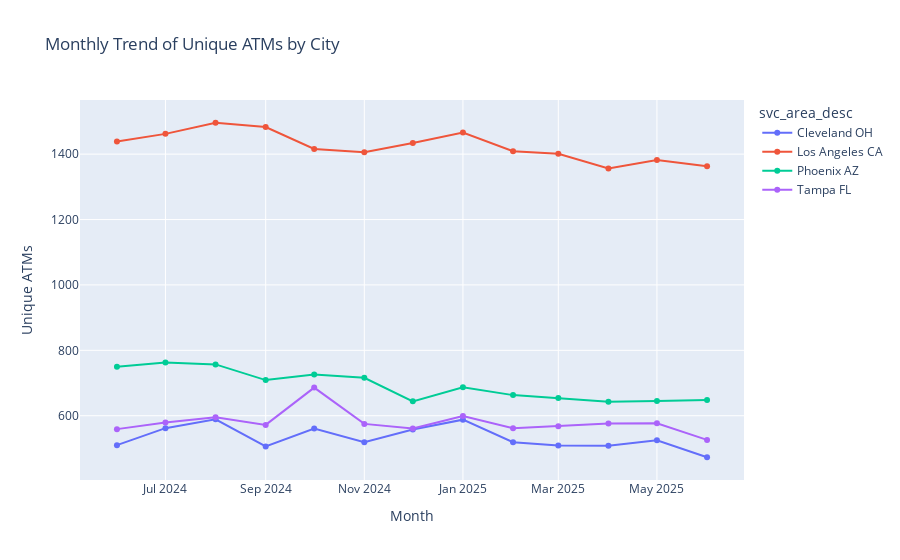
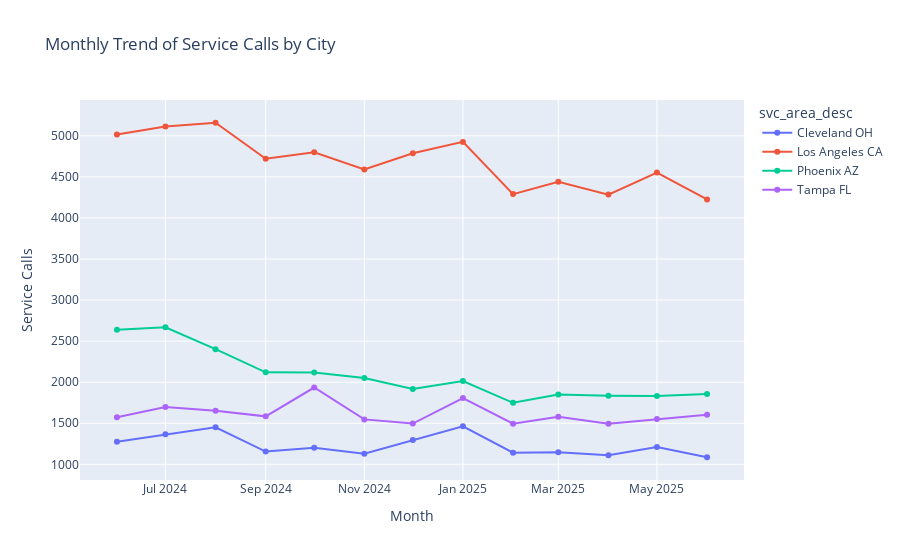
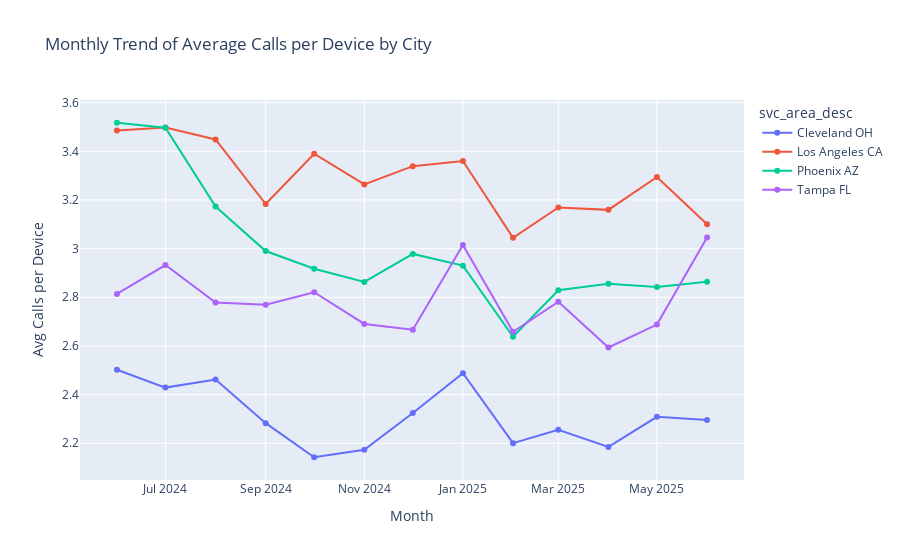

Notebook code cell kept with these figures, in order:
### Code cell
import plotly.express as px

# Step 2: Base cleaned DataFrame
df = sr_data[['sr_nbr', 'final_item_serial_nbr', 'svc_area_desc', 'closed_month']].dropna()

# Step 3: Device-level aggregation per month and city
device_level_monthly = (
    df.groupby(['svc_area_desc', 'closed_month', 'final_item_serial_nbr'])
    .agg(service_calls=('sr_nbr', 'count'))
    .reset_index()
)

device_level_monthly['calls_per_device'] = device_level_monthly['service_calls']

# Step 4a: Monthly Unique ATMs
monthly_atms = (
    df.groupby(['svc_area_desc', 'closed_month'])['final_item_serial_nbr']
    .nunique()
    .reset_index(name='unique_atms')
)

# Step 4b: Monthly Service Calls
monthly_calls = (
    df.groupby(['svc_area_desc', 'closed_month'])['sr_nbr']
    .nunique()
    .reset_index(name='service_calls')
)

# Step 4c: Monthly Average Calls per Device
monthly_avg = (
    device_level_monthly
    .groupby(['svc_area_desc', 'closed_month'])['calls_per_device']
    .mean()
    .reset_index(name='calls_per_device_avg')
)


# ----------------------
# Plot 1: Unique ATMs
fig_atms = px.line(
    monthly_atms,
    x='closed_month',
    y='unique_atms',
    color='svc_area_desc',
    markers=True,
    title='Monthly Trend of Unique ATMs by City'
)
fig_atms.update_layout(xaxis_title='Month', yaxis_title='Unique ATMs')
fig_atms.show()

# ----------------------
# Plot 2: Service Calls
fig_calls = px.line(
    monthly_calls,
    x='closed_month',
    y='service_calls',
    color='svc_area_desc',
    markers=True,
    title='Monthly Trend of Service Calls by City'
)
fig_calls.update_layout(xaxis_title='Month', yaxis_title='Service Calls')
fig_calls.show()

# ----------------------
# Plot 3: Average Calls per Device
fig_avg = px.line(
    monthly_avg,
    x='closed_month',
    y='calls_per_device_avg',
    color='svc_area_desc',
    markers=True,
    title='Monthly Trend of Average Calls per Device by City'
)
fig_avg.update_layout(xaxis_title='Month', yaxis_title='Avg Calls per Device')
fig_avg.show()

### Figure 1 — Plotly figure (JSON) as saved in the notebook; plotly's stock layout.template omitted (floating-point values rounded to 4 significant figures)
{"data": [{"hovertemplate": "svc_area_desc=Cleveland OH<br>closed_month=%{x}<br>unique_atms=%{y}<extra></extra>", "legendgroup": "Cleveland OH", "line": {"color": "#636efa", "dash": "solid"}, "marker": {"symbol": "circle"}, "mode": "lines+markers", "name": "Cleveland OH", "orientation": "v", "showlegend": true, "type": "scatter", "x": ["2024-06", "2024-07", "2024-08", "2024-09", "2024-10", "2024-11", "2024-12", "2025-01", "2025-02", "2025-03", "2025-04", "2025-05", "2025-06"], "xaxis": "x", "y": [510, 562, 589, 506, 561, 519, 558, 588, 519, 509, 508, 525, 473], "yaxis": "y"}, {"hovertemplate": "svc_area_desc=Los Angeles CA<br>closed_month=%{x}<br>unique_atms=%{y}<extra></extra>", "legendgroup": "Los Angeles CA", "line": {"color": "#EF553B", "dash": "solid"}, "marker": {"symbol": "circle"}, "mode": "lines+markers", "name": "Los Angeles CA", "orientation": "v", "showlegend": true, "type": "scatter", "x": ["2024-06", "2024-07", "2024-08", "2024-09", "2024-10", "2024-11", "2024-12", "2025-01", "2025-02", "2025-03", "2025-04", "2025-05", "2025-06"], "xaxis": "x", "y": [1439, 1462, 1496, 1483, 1416, 1406, 1434, 1466, 1409, 1401, 1356, 1382, 1363], "yaxis": "y"}, {"hovertemplate": "svc_area_desc=Phoenix AZ<br>closed_month=%{x}<br>unique_atms=%{y}<extra></extra>", "legendgroup": "Phoenix AZ", "line": {"color": "#00cc96", "dash": "solid"}, "marker": {"symbol": "circle"}, "mode": "lines+markers", "name": "Phoenix AZ", "orientation": "v", "showlegend": true, "type": "scatter", "x": ["2024-06", "2024-07", "2024-08", "2024-09", "2024-10", "2024-11", "2024-12", "2025-01", "2025-02", "2025-03", "2025-04", "2025-05", "2025-06"], "xaxis": "x", "y": [750, 763, 757, 709, 726, 716, 644, 687, 663, 654, 643, 645, 648], "yaxis": "y"}, {"hovertemplate": "svc_area_desc=Tampa FL<br>closed_month=%{x}<br>unique_atms=%{y}<extra></extra>", "legendgroup": "Tampa FL", "line": {"color": "#ab63fa", "dash": "solid"}, "marker": {"symbol": "circle"}, "mode": "lines+markers", "name": "Tampa FL", "orientation": "v", "showlegend": true, "type": "scatter", "x": ["2024-06", "2024-07", "2024-08", "2024-09", "2024-10", "2024-11", "2024-12", "2025-01", "2025-02", "2025-03", "2025-04", "2025-05", "2025-06"], "xaxis": "x", "y": [559, 579, 595, 572, 686, 575, 561, 599, 562, 568, 576, 577, 526], "yaxis": "y"}], "layout": {"legend": {"title": {"text": "svc_area_desc"}, "tracegroupgap": 0}, "title": {"text": "Monthly Trend of Unique ATMs by City"}, "xaxis": {"anchor": "y", "domain": [0, 1], "title": {"text": "Month"}}, "yaxis": {"anchor": "x", "domain": [0, 1], "title": {"text": "Unique ATMs"}}}}

### Figure 2 — Plotly figure (JSON) as saved in the notebook; plotly's stock layout.template omitted (floating-point values rounded to 4 significant figures)
{"data": [{"hovertemplate": "svc_area_desc=Cleveland OH<br>closed_month=%{x}<br>service_calls=%{y}<extra></extra>", "legendgroup": "Cleveland OH", "line": {"color": "#636efa", "dash": "solid"}, "marker": {"symbol": "circle"}, "mode": "lines+markers", "name": "Cleveland OH", "orientation": "v", "showlegend": true, "type": "scatter", "x": ["2024-06", "2024-07", "2024-08", "2024-09", "2024-10", "2024-11", "2024-12", "2025-01", "2025-02", "2025-03", "2025-04", "2025-05", "2025-06"], "xaxis": "x", "y": [1276, 1365, 1450, 1155, 1202, 1128, 1297, 1463, 1142, 1148, 1110, 1212, 1086], "yaxis": "y"}, {"hovertemplate": "svc_area_desc=Los Angeles CA<br>closed_month=%{x}<br>service_calls=%{y}<extra></extra>", "legendgroup": "Los Angeles CA", "line": {"color": "#EF553B", "dash": "solid"}, "marker": {"symbol": "circle"}, "mode": "lines+markers", "name": "Los Angeles CA", "orientation": "v", "showlegend": true, "type": "scatter", "x": ["2024-06", "2024-07", "2024-08", "2024-09", "2024-10", "2024-11", "2024-12", "2025-01", "2025-02", "2025-03", "2025-04", "2025-05", "2025-06"], "xaxis": "x", "y": [5015, 5114, 5159, 4721, 4800, 4589, 4788, 4926, 4290, 4440, 4284, 4553, 4225], "yaxis": "y"}, {"hovertemplate": "svc_area_desc=Phoenix AZ<br>closed_month=%{x}<br>service_calls=%{y}<extra></extra>", "legendgroup": "Phoenix AZ", "line": {"color": "#00cc96", "dash": "solid"}, "marker": {"symbol": "circle"}, "mode": "lines+markers", "name": "Phoenix AZ", "orientation": "v", "showlegend": true, "type": "scatter", "x": ["2024-06", "2024-07", "2024-08", "2024-09", "2024-10", "2024-11", "2024-12", "2025-01", "2025-02", "2025-03", "2025-04", "2025-05", "2025-06"], "xaxis": "x", "y": [2638, 2668, 2402, 2120, 2118, 2050, 1918, 2013, 1749, 1850, 1836, 1833, 1856], "yaxis": "y"}, {"hovertemplate": "svc_area_desc=Tampa FL<br>closed_month=%{x}<br>service_calls=%{y}<extra></extra>", "legendgroup": "Tampa FL", "line": {"color": "#ab63fa", "dash": "solid"}, "marker": {"symbol": "circle"}, "mode": "lines+markers", "name": "Tampa FL", "orientation": "v", "showlegend": true, "type": "scatter", "x": ["2024-06", "2024-07", "2024-08", "2024-09", "2024-10", "2024-11", "2024-12", "2025-01", "2025-02", "2025-03", "2025-04", "2025-05", "2025-06"], "xaxis": "x", "y": [1573, 1698, 1653, 1584, 1935, 1547, 1496, 1806, 1494, 1580, 1494, 1551, 1602], "yaxis": "y"}], "layout": {"legend": {"title": {"text": "svc_area_desc"}, "tracegroupgap": 0}, "title": {"text": "Monthly Trend of Service Calls by City"}, "xaxis": {"anchor": "y", "domain": [0, 1], "title": {"text": "Month"}}, "yaxis": {"anchor": "x", "domain": [0, 1], "title": {"text": "Service Calls"}}}}

### Figure 3 — Plotly figure (JSON) as saved in the notebook; plotly's stock layout.template omitted (floating-point values rounded to 4 significant figures)
{"data": [{"hovertemplate": "svc_area_desc=Cleveland OH<br>closed_month=%{x}<br>calls_per_device_avg=%{y}<extra></extra>", "legendgroup": "Cleveland OH", "line": {"color": "#636efa", "dash": "solid"}, "marker": {"symbol": "circle"}, "mode": "lines+markers", "name": "Cleveland OH", "orientation": "v", "showlegend": true, "type": "scatter", "x": ["2024-06", "2024-07", "2024-08", "2024-09", "2024-10", "2024-11", "2024-12", "2025-01", "2025-02", "2025-03", "2025-04", "2025-05", "2025-06"], "xaxis": "x", "y": [2.502, 2.429, 2.462, 2.283, 2.143, 2.173, 2.324, 2.488, 2.2, 2.255, 2.185, 2.309, 2.296], "yaxis": "y"}, {"hovertemplate": "svc_area_desc=Los Angeles CA<br>closed_month=%{x}<br>calls_per_device_avg=%{y}<extra></extra>", "legendgroup": "Los Angeles CA", "line": {"color": "#EF553B", "dash": "solid"}, "marker": {"symbol": "circle"}, "mode": "lines+markers", "name": "Los Angeles CA", "orientation": "v", "showlegend": true, "type": "scatter", "x": ["2024-06", "2024-07", "2024-08", "2024-09", "2024-10", "2024-11", "2024-12", "2025-01", "2025-02", "2025-03", "2025-04", "2025-05", "2025-06"], "xaxis": "x", "y": [3.485, 3.498, 3.449, 3.183, 3.39, 3.264, 3.339, 3.36, 3.045, 3.169, 3.159, 3.295, 3.1], "yaxis": "y"}, {"hovertemplate": "svc_area_desc=Phoenix AZ<br>closed_month=%{x}<br>calls_per_device_avg=%{y}<extra></extra>", "legendgroup": "Phoenix AZ", "line": {"color": "#00cc96", "dash": "solid"}, "marker": {"symbol": "circle"}, "mode": "lines+markers", "name": "Phoenix AZ", "orientation": "v", "showlegend": true, "type": "scatter", "x": ["2024-06", "2024-07", "2024-08", "2024-09", "2024-10", "2024-11", "2024-12", "2025-01", "2025-02", "2025-03", "2025-04", "2025-05", "2025-06"], "xaxis": "x", "y": [3.517, 3.497, 3.173, 2.99, 2.917, 2.863, 2.978, 2.93, 2.638, 2.829, 2.855, 2.842, 2.864], "yaxis": "y"}, {"hovertemplate": "svc_area_desc=Tampa FL<br>closed_month=%{x}<br>calls_per_device_avg=%{y}<extra></extra>", "legendgroup": "Tampa FL", "line": {"color": "#ab63fa", "dash": "solid"}, "marker": {"symbol": "circle"}, "mode": "lines+markers", "name": "Tampa FL", "orientation": "v", "showlegend": true, "type": "scatter", "x": ["2024-06", "2024-07", "2024-08", "2024-09", "2024-10", "2024-11", "2024-12", "2025-01", "2025-02", "2025-03", "2025-04", "2025-05", "2025-06"], "xaxis": "x", "y": [2.814, 2.933, 2.778, 2.769, 2.821, 2.69, 2.667, 3.015, 2.658, 2.782, 2.594, 2.688, 3.046], "yaxis": "y"}], "layout": {"legend": {"title": {"text": "svc_area_desc"}, "tracegroupgap": 0}, "title": {"text": "Monthly Trend of Average Calls per Device by City"}, "xaxis": {"anchor": "y", "domain": [0, 1], "title": {"text": "Month"}}, "yaxis": {"anchor": "x", "domain": [0, 1], "title": {"text": "Avg Calls per Device"}}}}
